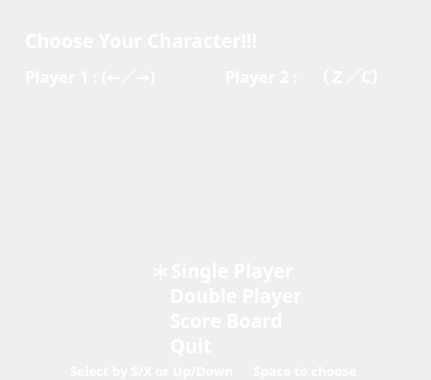
<?xml version="1.0" encoding="UTF-8"?>
<ui version="4.0">
 <class>Intro</class>
 <widget class="QDialog" name="Intro">
  <property name="geometry">
   <rect>
    <x>0</x>
    <y>0</y>
    <width>431</width>
    <height>380</height>
   </rect>
  </property>
  <property name="minimumSize">
   <size>
    <width>431</width>
    <height>380</height>
   </size>
  </property>
  <property name="maximumSize">
   <size>
    <width>431</width>
    <height>380</height>
   </size>
  </property>
  <property name="windowTitle">
   <string>Wellcome!!!</string>
  </property>
  <property name="windowIcon">
   <iconset resource="Source.qrc">
    <normaloff>:/Source/0_f.bmp</normaloff>:/Source/0_f.bmp</iconset>
  </property>
  <widget class="QLabel" name="label_2">
   <property name="geometry">
    <rect>
     <x>0</x>
     <y>0</y>
     <width>431</width>
     <height>380</height>
    </rect>
   </property>
   <property name="text">
    <string/>
   </property>
   <property name="pixmap">
    <pixmap resource="Source.qrc">:/Source/bg.PNG</pixmap>
   </property>
   <property name="scaledContents">
    <bool>true</bool>
   </property>
  </widget>
  <widget class="QLabel" name="label_P1">
   <property name="geometry">
    <rect>
     <x>25</x>
     <y>60</y>
     <width>171</width>
     <height>31</height>
    </rect>
   </property>
   <property name="font">
    <font>
     <family>Tempus Sans ITC</family>
     <pointsize>12</pointsize>
     <weight>75</weight>
     <bold>true</bold>
    </font>
   </property>
   <property name="styleSheet">
    <string notr="true">color: rgb(255, 255, 255);</string>
   </property>
   <property name="text">
    <string>Player 1 : (←／→)</string>
   </property>
  </widget>
  <widget class="QLabel" name="label_P2">
   <property name="geometry">
    <rect>
     <x>225</x>
     <y>60</y>
     <width>181</width>
     <height>31</height>
    </rect>
   </property>
   <property name="font">
    <font>
     <family>Tempus Sans ITC</family>
     <pointsize>12</pointsize>
     <weight>75</weight>
     <bold>true</bold>
    </font>
   </property>
   <property name="styleSheet">
    <string notr="true">color: rgb(255, 255, 255);</string>
   </property>
   <property name="text">
    <string>Player 2 :　（Ｚ／C）</string>
   </property>
  </widget>
  <widget class="QLabel" name="CHOOSE_YOUR">
   <property name="geometry">
    <rect>
     <x>25</x>
     <y>30</y>
     <width>251</width>
     <height>21</height>
    </rect>
   </property>
   <property name="font">
    <font>
     <family>Tempus Sans ITC</family>
     <pointsize>14</pointsize>
     <weight>75</weight>
     <bold>true</bold>
    </font>
   </property>
   <property name="styleSheet">
    <string notr="true">color: rgb(255, 255, 255);</string>
   </property>
   <property name="text">
    <string>Choose Your Character!!!</string>
   </property>
  </widget>
  <widget class="QLabel" name="p1_pic">
   <property name="geometry">
    <rect>
     <x>55</x>
     <y>110</y>
     <width>120</width>
     <height>120</height>
    </rect>
   </property>
   <property name="text">
    <string/>
   </property>
  </widget>
  <widget class="QLabel" name="p2_pic">
   <property name="geometry">
    <rect>
     <x>255</x>
     <y>110</y>
     <width>120</width>
     <height>120</height>
    </rect>
   </property>
   <property name="text">
    <string/>
   </property>
  </widget>
  <widget class="QLabel" name="label_SP">
   <property name="geometry">
    <rect>
     <x>171</x>
     <y>250</y>
     <width>131</width>
     <height>41</height>
    </rect>
   </property>
   <property name="font">
    <font>
     <family>Tempus Sans ITC</family>
     <pointsize>14</pointsize>
     <weight>75</weight>
     <bold>true</bold>
    </font>
   </property>
   <property name="styleSheet">
    <string notr="true">color: rgb(255, 255, 255);</string>
   </property>
   <property name="text">
    <string>Single Player</string>
   </property>
  </widget>
  <widget class="QLabel" name="label_DP">
   <property name="geometry">
    <rect>
     <x>170</x>
     <y>275</y>
     <width>161</width>
     <height>41</height>
    </rect>
   </property>
   <property name="font">
    <font>
     <family>Tempus Sans ITC</family>
     <pointsize>14</pointsize>
     <weight>75</weight>
     <bold>true</bold>
    </font>
   </property>
   <property name="styleSheet">
    <string notr="true">color: rgb(255, 255, 255);</string>
   </property>
   <property name="text">
    <string>Double Player</string>
   </property>
  </widget>
  <widget class="QLabel" name="label_SB">
   <property name="geometry">
    <rect>
     <x>170</x>
     <y>300</y>
     <width>151</width>
     <height>41</height>
    </rect>
   </property>
   <property name="font">
    <font>
     <family>Tempus Sans ITC</family>
     <pointsize>14</pointsize>
     <weight>75</weight>
     <bold>true</bold>
    </font>
   </property>
   <property name="styleSheet">
    <string notr="true">color: rgb(255, 255, 255);</string>
   </property>
   <property name="text">
    <string>Score Board</string>
   </property>
  </widget>
  <widget class="QLabel" name="label_Quit">
   <property name="geometry">
    <rect>
     <x>170</x>
     <y>325</y>
     <width>151</width>
     <height>41</height>
    </rect>
   </property>
   <property name="font">
    <font>
     <family>Tempus Sans ITC</family>
     <pointsize>14</pointsize>
     <weight>75</weight>
     <bold>true</bold>
    </font>
   </property>
   <property name="styleSheet">
    <string notr="true">color: rgb(255, 255, 255);</string>
   </property>
   <property name="text">
    <string>Quit</string>
   </property>
  </widget>
  <widget class="QLabel" name="CHOICE">
   <property name="geometry">
    <rect>
     <x>150</x>
     <y>260</y>
     <width>21</width>
     <height>21</height>
    </rect>
   </property>
   <property name="font">
    <font>
     <family>Tempus Sans ITC</family>
     <pointsize>16</pointsize>
     <weight>75</weight>
     <bold>true</bold>
    </font>
   </property>
   <property name="styleSheet">
    <string notr="true">color: rgb(255, 255, 255);</string>
   </property>
   <property name="text">
    <string>＊</string>
   </property>
  </widget>
  <widget class="QLabel" name="label_Quit_3">
   <property name="geometry">
    <rect>
     <x>70</x>
     <y>360</y>
     <width>301</width>
     <height>21</height>
    </rect>
   </property>
   <property name="font">
    <font>
     <family>Tempus Sans ITC</family>
     <pointsize>10</pointsize>
     <weight>75</weight>
     <bold>true</bold>
    </font>
   </property>
   <property name="styleSheet">
    <string notr="true">color: rgb(255, 255, 255);</string>
   </property>
   <property name="text">
    <string>Select by S/X or Up/Down      Space to choose</string>
   </property>
  </widget>
 </widget>
 <resources>
  <include location="Source.qrc"/>
 </resources>
 <connections/>
</ui>
